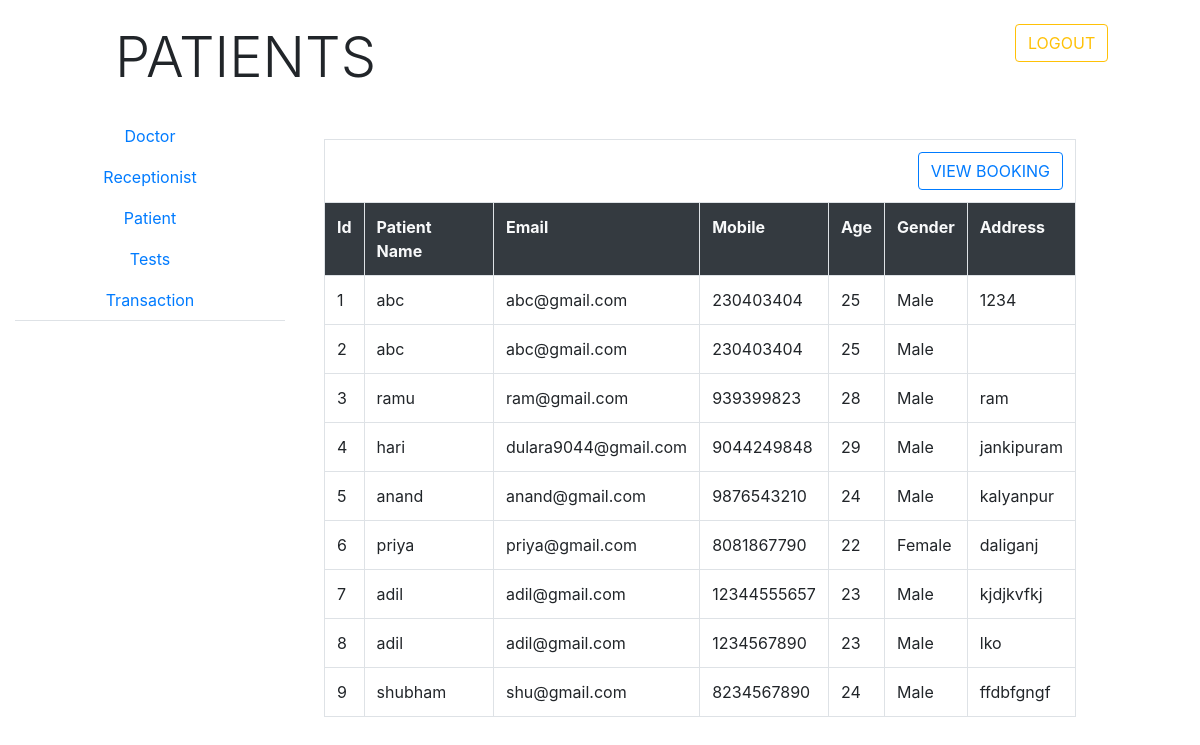
/pat.php, run on the app's committed database.
### tables this page shows
CREATE TABLE IF NOT EXISTS `patient` (
  `pid` int(10) NOT NULL AUTO_INCREMENT,
  `name` text NOT NULL,
  `age` int(10) NOT NULL,
  `gen` varchar(20) NOT NULL,
  `mobile` bigint(12) NOT NULL,
  `email` varchar(50) NOT NULL,
  `address` varchar(100) NOT NULL,
  `pswd` varchar(25) NOT NULL,
  PRIMARY KEY (`pid`,`email`)
);

### operation.php (called while the page is built, shortened)
    <?php
class operation
{
public $con;
function __construct()
{
	$this->con=new mysqli(host,username,password,database);
}
function selectall($sql)
{
	$x=$this->con->query($sql);
	return $x;
}
}
 ?>

### pat.php (the view, shortened to what this page needs)
<!DOCTYPE html>
<html>
<head>
<?php include("externalfiles.php") ?>
</head>
<body>
<div class="container-fluid mt-4">
	<div class="row">
		<div class="col-md-1"></div>
				<div class="col-md-9 display-4 ">PATIENTS</div>
		<div class="col-md-2">
			<form action="logout.php"><button class="btn btn-outline-warning">LOGOUT</button></form>
		</div>
	</div>
</div>
<div class="container-fluid mt-4">
	<div class="row">
		<div class="col-md-3">
			<ul class="nav nav-tabs flex-column text-center">
<li class="nav-item"><a href="doc.php" class="nav-link">Doctor</a></li>
<li class="nav-item"><a href="recp.php"class="nav-link">Receptionist</a></li>
<li class="nav-item"><a href="pat.php" class="nav-link">Patient</a></li>
<li class="nav-item"><a href="test.php" class="nav-link">Tests</a></li>
<li class="nav-item"><a href="transaction.php" class="nav-link">Transaction</a></li>
		</ul>
		</div>
<div class="col-md-8 p-4">
<table class="table table-hover table-bordered">
	<tr><td colspan="8"class="text-right"><a href="viewbook.php"><button class="btn btn-outline-primary">VIEW BOOKING</button></a></td></tr>
	<tr class="bg-dark text-light"><th>Id</th><th>Patient Name</th><th>Email</th><th>Mobile</th><th>Age</th><th>Gender</th><th>Address</th>
	</tr>
	<?php
include("operation.php");
$obj=new operation();
$sql="select * from patient";
$x=$obj->selectall($sql);
while($r=$x->fetch_assoc())
{
?>
<tr><td><?php echo $r['pid'] ?></td><td><?php echo $r['name'] ?></td>
<td><?php echo $r['email'] ?></td><td><?php echo $r['mobile'] ?></td>
<td><?php echo $r['age'] ?></td><td><?php echo $r['gen'] ?></td>
<td><?php echo $r['address'] ?></td>
</tr>
<?php
}	 ?>
</table>
			</div>
			<div class="col-md-1"></div>
	</div>
</div>
</body>
</html>

### data on the page
patient: pid "1", name "abc", email "abc@gmail.com", mobile "230403404", age "25", gen "Male", address "1234"
patient: pid "2", name "abc", email "abc@gmail.com", mobile "230403404", age "25", gen "Male"
patient: pid "3", name "ramu", email "ram@gmail.com", mobile "939399823", age "28", gen "Male", address "ram"
patient: pid "4", name "hari", email "dulara9044@gmail.com", mobile "9044249848", age "29", gen "Male", address "jankipuram"
patient: pid "5", name "anand", email "anand@gmail.com", mobile "9876543210", age "24", gen "Male", address "kalyanpur"
patient: pid "6", name "priya", email "priya@gmail.com", mobile "8081867790", age "22", gen "Female", address "daliganj"
patient: pid "7", name "adil", email "adil@gmail.com", mobile "12344555657", age "23", gen "Male", address "kjdjkvfkj"
patient: pid "8", name "adil", email "adil@gmail.com", mobile "1234567890", age "23", gen "Male", address "lko"
patient: pid "9", name "shubham", email "shu@gmail.com", mobile "8234567890", age "24", gen "Male", address "ffdbfgngf"
